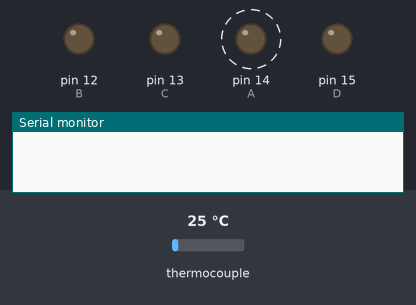
This sketch was run on a simulated Arduino Uno, built with avr-gcc and run on an emulated ATmega328P. On the bench: output pins drawn as LEDs (lit = HIGH), the last lines printed to the serial monitor. Dashed ring = blinking. The inputs (shaded band) are chosen by the test bench; at power-on: thermocouple 25 °C.

Above: at 0.5 s.
At 3.5 s:
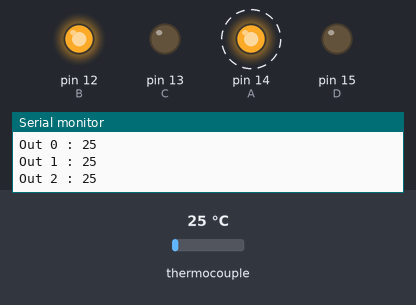
Timing chart, 0 to 5.2 s (numbered marks = the images above):
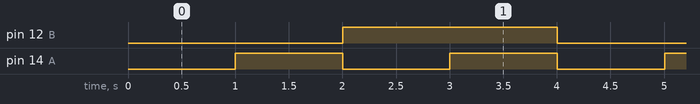

The sketch:

Tc16CMux.ino
```cpp
// Thermocouple
#include "max6675.h"
int thermoDO = 4; //D2
int thermoCS = 5; //D1
int thermoCLK = 0; //D3

MAX6675 thermocouple(thermoCLK, thermoCS, thermoDO);

//int vccPin = 14; //D5
//int gndPin = 2; //D4

// Arduino Pins used to control CD4067BE MUX
int A = 14; //D5
int B = 12; //D6
int C = 13; //D7
int D = 15; //d8

void setup() {

//  Arduino pins used to control max6675
//  pinMode(vccPin, OUTPUT); digitalWrite(vccPin, HIGH);
//  pinMode(gndPin, OUTPUT); digitalWrite(gndPin, LOW);

  pinMode(A, OUTPUT); digitalWrite(A, LOW);
  pinMode(B, OUTPUT); digitalWrite(B, LOW);
  pinMode(C, OUTPUT); digitalWrite(C, LOW);
  pinMode(D, OUTPUT); digitalWrite(D, LOW);

  Serial.begin(115200);

}
int out0;
int out1;

void loop() {
  digitalWrite(A, LOW);
  digitalWrite(B, LOW);
  digitalWrite(C, LOW);
  digitalWrite(D, LOW);
  delay(1000);
  out0 = thermocouple.readCelsius();
  Serial.print("Out 0 : ");Serial.println(out0);

  digitalWrite(A, HIGH);
  digitalWrite(B, LOW);
  digitalWrite(C, LOW);
  digitalWrite(D, LOW);
  delay(1000);
  out1 = thermocouple.readCelsius();
  Serial.print("Out 1 : ");Serial.println(out1);

  digitalWrite(A, LOW);
  digitalWrite(B, HIGH);
  digitalWrite(C, LOW);
  digitalWrite(D, LOW);
  delay(1000);
  out1 = thermocouple.readCelsius();
  Serial.print("Out 2 : ");Serial.println(out1);

  digitalWrite(A, HIGH);
  digitalWrite(B, HIGH);
  digitalWrite(C, LOW);
  digitalWrite(D, LOW);
  delay(1000);
  out1 = thermocouple.readCelsius();
  Serial.print("Out 3 : ");Serial.println(out1);
  Serial.println(" ");
}
```

Measured:
- by itself, pin 12 (B): alternates HIGH for 2.0 s and LOW for 2.0 s
- by itself, pin 14 (A): alternates HIGH for 1.0 s and LOW for 1.0 s
- by itself, everything shown: repeats every 4.0 s, in 4 steps
